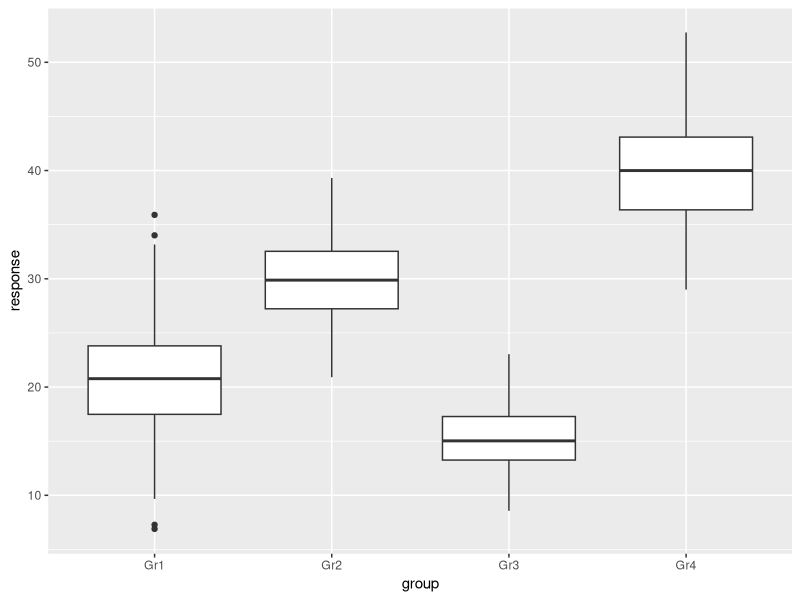
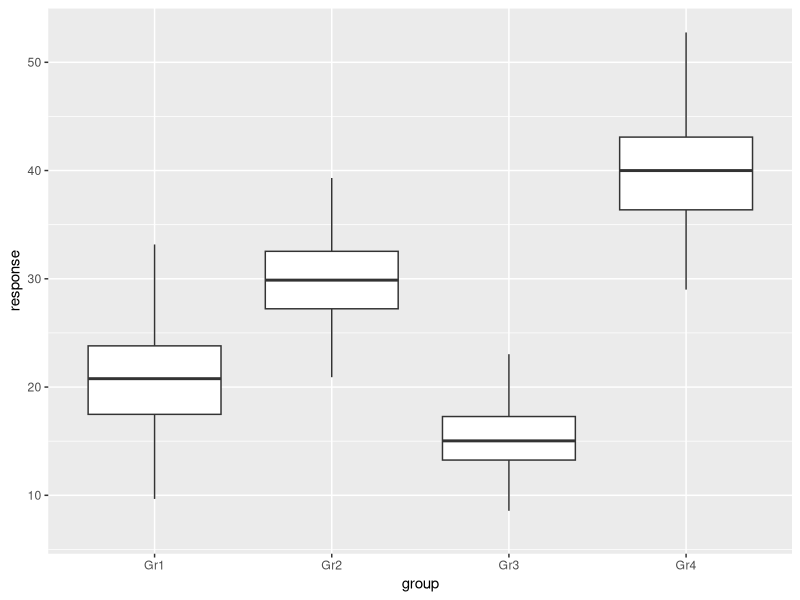
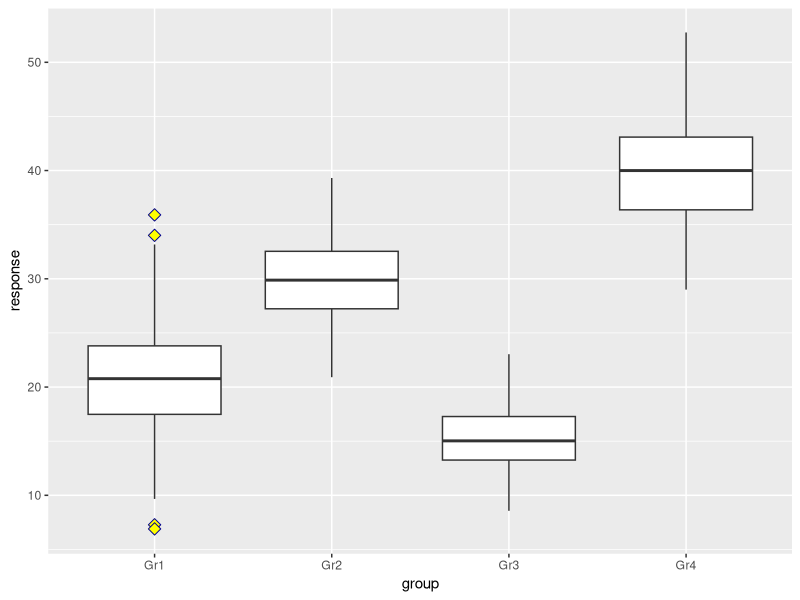
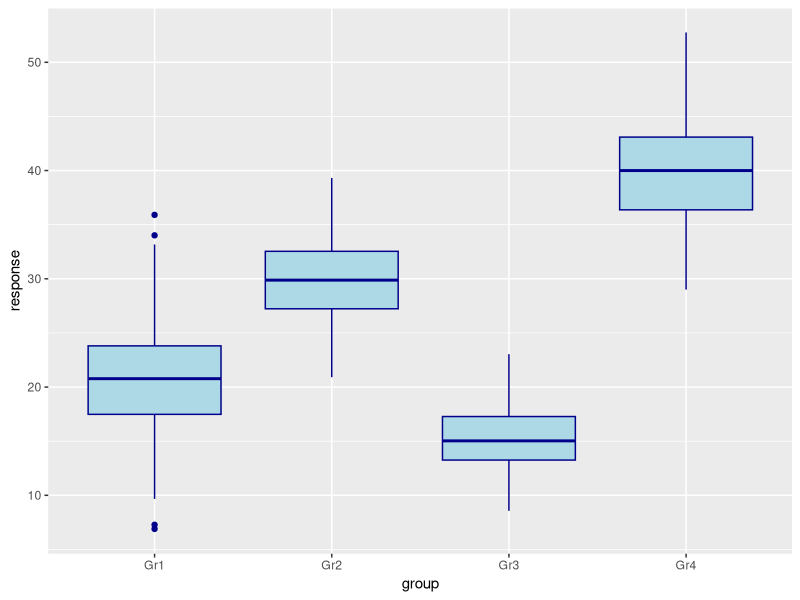
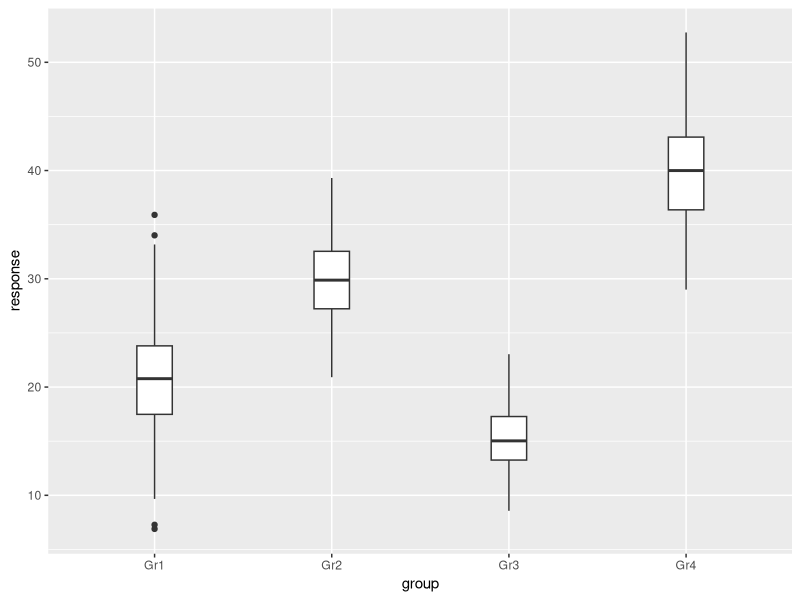

The R source for these figures, in order:
## ---- chunk 1
knitr::opts_chunk$set(echo = TRUE, fig.align = "center")

# title: Creating a (multiple) boxplot
# author: jonathan
# revised: 17/3/2020

WEB <- c("https://bioceed.uib.no/dropfolder/bioSTATS/Rmd/Visualizing/Simple/boxplot.html")
GIT <- c("https://github.com/jonathansoule/biostats/blob/master/Visualizing/Simple/boxplot.Rmd")
library(ggplot2)
# variable 1
response <- c(rnorm(150, mean = 20, sd = 5), rnorm(150, mean = 30, sd = 4), rnorm(150, mean = 15, 3), rnorm(150, mean = 40, sd = 5))
# variable 2
group <- c(rep("Gr1", 150), rep("Gr2", 150), rep("Gr3", 150), rep("Gr4", 150))
## ---- chunk 2
# dataframe
df <- data.frame(group, response)
str(df)
## ---- chunk 3
ggplot(df, aes(group, response)) +
  geom_boxplot()
## ---- chunk 4
ggplot(df, aes(group, response)) +
  geom_boxplot(outlier.shape = NA)
## ---- chunk 5
ggplot(df, aes(group, response)) +
  geom_boxplot(outlier.color = "darkblue", outlier.fill = "yellow", outlier.size = 3, outlier.shape = 23)
## ---- chunk 6
ggplot(df, aes(group, response)) +
  geom_boxplot(color = "darkblue", fill = "lightblue")
## ---- chunk 7
ggplot(df, aes(group, response)) +
  geom_boxplot(width = 0.2)
